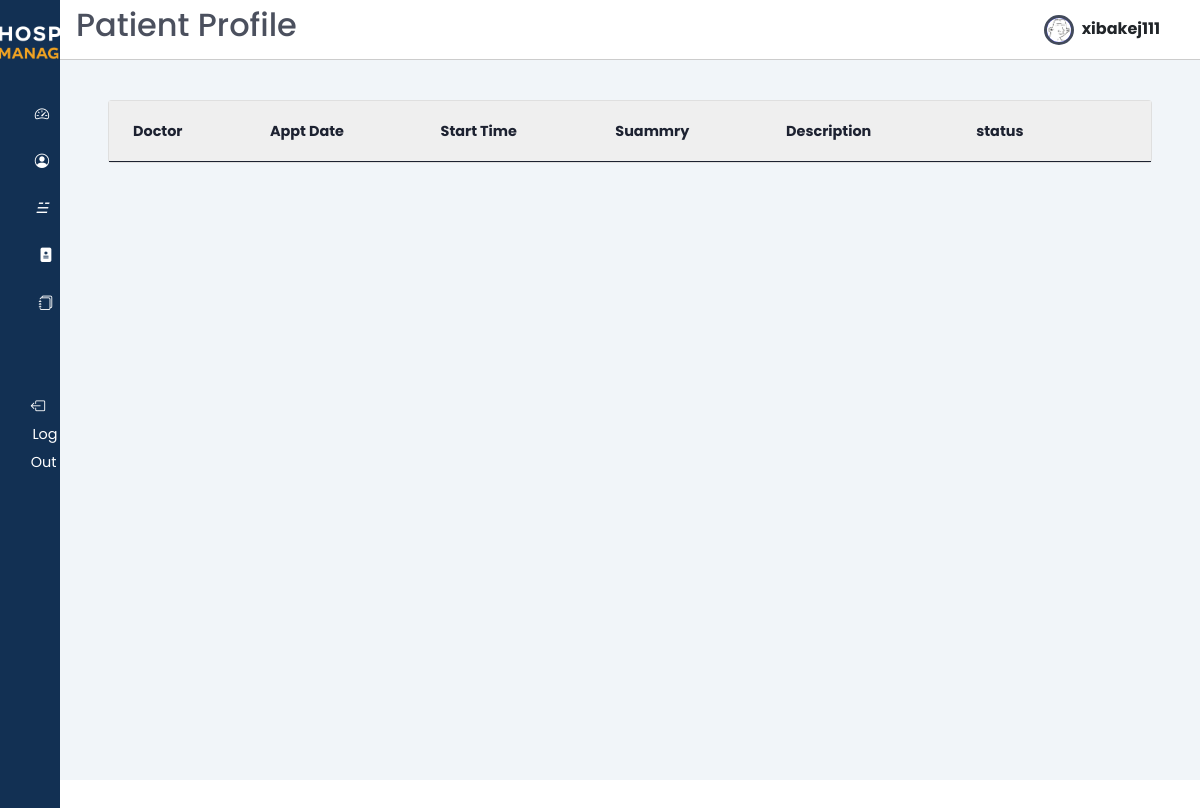
Page /my_appointments/ (signed in) on the earlier database version.
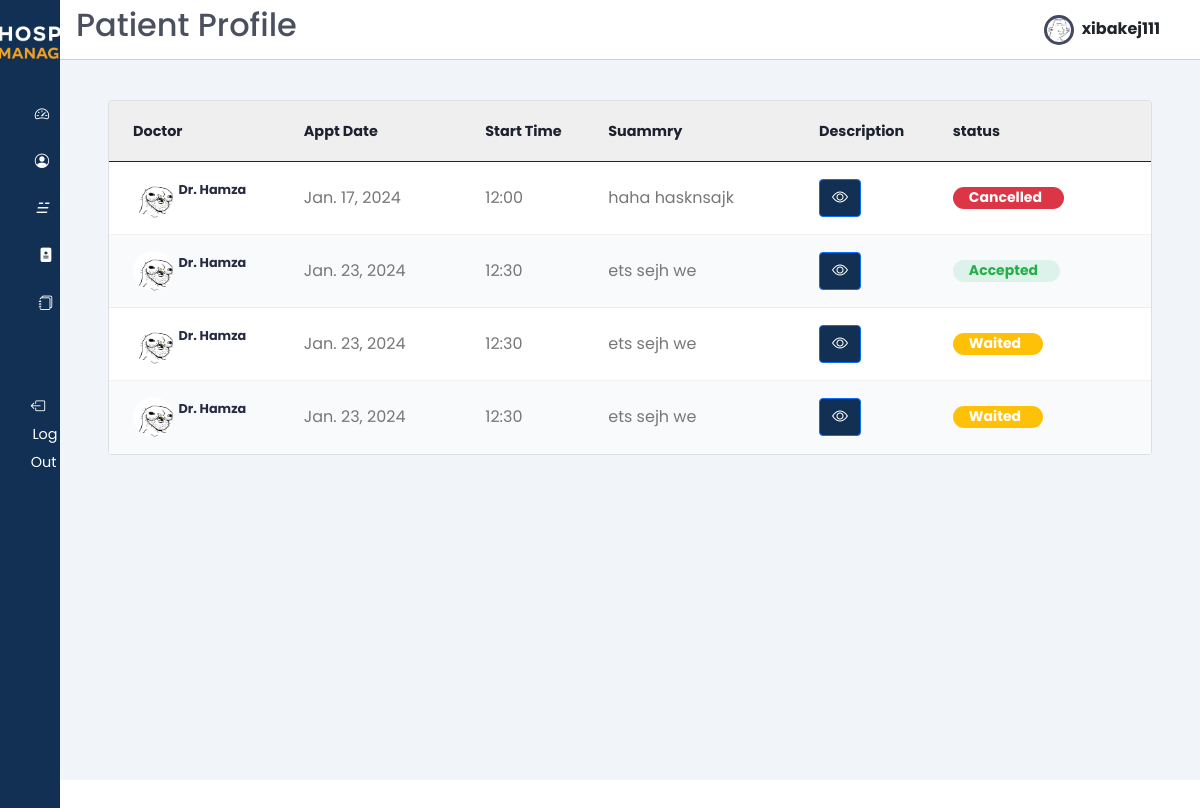
Same page on the later database version.
### patients/models.py (models this page shows, shortened)
class Appointment(models.Model):
    doctor = models.ForeignKey(Doctors, on_delete=models.CASCADE)
    patient = models.ForeignKey(Patients, on_delete=models.CASCADE, )
    summary = models.TextField()
    description = models.TextField()
    start_date = models.DateField()
    status = models.ForeignKey(Status, on_delete=models.CASCADE, )
    time = models.ForeignKey(Time, on_delete=models.CASCADE, default=1)
    class Meta:
        verbose_name = "Appointment"
        verbose_name_plural = "Appointments"

class Time(models.Model):
    time = models.CharField(max_length=10)
    class Meta:
        verbose_name = "Time"
        verbose_name_plural = "Times"

class Status(models.Model):
    status =  models.CharField(max_length=20)
    class Meta:
        verbose_name = "Status"
        verbose_name_plural = "Status"

### users/models.py (models this page shows, shortened)
class Doctors(models.Model):
  user = models.OneToOneField(Users, on_delete=models.CASCADE, primary_key=True)
  specialty = models.ForeignKey(Specialty,on_delete=models.CASCADE)
  bio = models.TextField()
  class Meta:
    verbose_name = "Doctor"
    verbose_name_plural = "Doctors"

class Users(AbstractUser):
    email = models.CharField(max_length=50,unique=True)
    username = models.CharField(max_length=50, unique=True)
    password = models.CharField(max_length=200)
    first_name = models.CharField(max_length=50)
    last_name = models.CharField(max_length=50)
    gender_choices = (("Male", "Male"), ("Female", "Female"))
    gender = models.CharField(max_length=10, choices=gender_choices, default="not_known")
    birthday = models.DateField(null=True, blank=True)
    is_doctor = models.BooleanField(default=False)
    profile_avatar = models.ImageField(upload_to="users/profiles", blank=True, default="doctor/profiles/download.png")
    id_address = models.ForeignKey(Address, on_delete=models.CASCADE, null=True)
    class Meta:
      verbose_name = "User"
      verbose_name_plural = "Users"

### patients/views.py (the view)
# urls.py: path('my_appointments/', my_appointments, name='my_appointments'),
@login_required(login_url='/login')
def my_appointments(request):
  app = Appointment.objects.filter(patient__user = request.user)
  return render(request,'patients/my_appointments.html',{"appointments":app})

### templates/patients/my_appointments.html (shortened to what the changed rows need)
{% extends 'patients/base.html' %}
{% load static %}
{% block page_title %} Patient Profile {% endblock page_title %}
{% block content %}
<main>
    <section class="recent">
        <div class="table-div">
            <div class="table-card">
                <div class="tab-content pt-0">
                    <div id="pat_appointments" class="tab-pane fade show active">
                        <div class="card card-table mb-0">
                            <div class="card-body">
                                <div class="table-responsive">
                                    <table class="table table-hover table-center mb-0">
                                        <thead>
                                            <tr>
                                                <th>Doctor</th>
                                                <th>Appt Date</th>
                                                <th>Start Time</th>
                                                <th>Suammry</th>
                                                <th>Description</th>
                                                <th>status</th>
                                                <th></th>
                                            </tr>
                                        </thead>
                                        <tbody>
                                            {% for appointment in appointments %}
                                            <tr>
                                                <td>
                                                    <h2 class="table-avatar">
                                                        <div class="avatar avatar-sm mr-2">
                                                            <img class="avatar-img rounded-circle" src="{{appointment.doctor.user.profile_avatar.url}}" alt="User Image">
                                                        </div>
                                                        <b><a href="#" style="text-decoration:none;font:100px;">&nbsp;&nbsp;Dr. {{ appointment.doctor.user.first_name }} <span>&nbsp;&nbsp;</span></a></b>
                                                    </h2>
                                                </td>
                                                <td><span class="d-block" style="font-size:16px;">{{ appointment.start_date }}</span></td>
                                                <td><span class="d-block" style="font-size:16px;">{{ appointment.time.time }}</span></td>
                                                <td><span class="d-block" style="font-size:16px;">{{ appointment.summary }}</span></td>
                                                <td>
                                                    <button type="button" class="btn primary-color-background btn-primary" data-toggle="modal" data-target="#descriptionModal{{ appointment.id }}">
                                                        <i class="bi bi-eye"></i>
                                                    </button>
                                                </td>
                                                <td>
                                                    {% if appointment.status.status == "Accepted" %}
                                                        <span class="badge badge-pill bg-success-light" style="height:22px;font-size:14px;">{{appointment.status.status}}</span>
                                                    {% elif appointment.status.status == "Waited" %}
                                                        <span class="badge badge-pill bg-warning text-white" style="height:22px;font-size:14px;">{{appointment.status.status}}</span>
                                                    {% elif appointment.status.status == "Cancelled" %}
                                                        <span class="badge badge-pill bg-danger text-white" style="height:22px;font-size:14px;">{{appointment.status.status}}</span>
                                                    {% else %}
                                                        <span class="badge badge-pill bg-secondary" style="height:22px;font-size:14px;">{{appointment.status.status}}</span>
                                                    {% endif %}
                                                </td>
                                                <td class="text-right">
                                                </td>
                                            </tr>
                                            {% endfor %}
                                        </tbody>
                                    </table>
                                </div>
                            </div>
                        </div>
                    </div>
                </div>
            </div>
        </div>
    </section>
</main>
{% endblock %}

Differences in the rows shown:
added Appointment: doctor.user.profile_avatar (picture), doctor.user.first_name "Hamza", start_date "Jan. 17, 2024", time.time "12:00", summary "haha hasknsajk", status.status "Cancelled"
added Appointment: doctor.user.profile_avatar (picture), doctor.user.first_name "Hamza", start_date "Jan. 23, 2024", time.time "12:30", summary "ets sejh we", status.status "Accepted"
added Appointment: doctor.user.profile_avatar (picture), doctor.user.first_name "Hamza", start_date "Jan. 23, 2024", time.time "12:30", summary "ets sejh we", status.status "Waited"
added Appointment: doctor.user.profile_avatar (picture), doctor.user.first_name "Hamza", start_date "Jan. 23, 2024", time.time "12:30", summary "ets sejh we", status.status "Waited"
